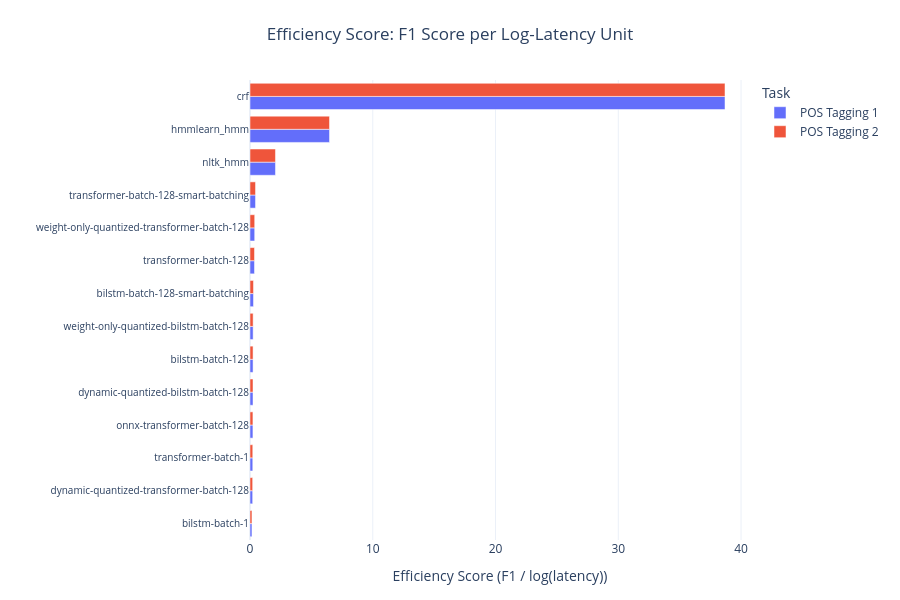

Source (notebook cell):
### Code cell
combined_results["efficiency"] = combined_results["macro_f1"] / np.log1p(
    combined_results["p50_latency_ms"]
)

efficiency_sorted = combined_results.sort_values("efficiency", ascending=True)

fig_efficiency = px.bar(
    efficiency_sorted,
    y="name",
    x="efficiency",
    color="task",
    barmode="group",
    title="Efficiency Score: F1 Score per Log-Latency Unit ",
    labels={"efficiency": "Efficiency Score", "name": "Model"},
    template="plotly_white",
    height=600,
    orientation="h",
)

fig_efficiency.update_layout(
    xaxis_title="Efficiency Score (F1 / log(latency))",
    yaxis_title="",
    title_x=0.5,
    legend=dict(
        orientation="v", yanchor="top", y=1, xanchor="left", x=1.02, title="Task"
    ),
    margin=dict(l=250, r=150, t=80, b=60),
)

fig_efficiency.update_yaxes(tickfont=dict(size=10))

fig_efficiency.show()

### Figure 1 — Plotly figure (JSON) as saved in the notebook; plotly's stock layout.template omitted (floating-point values rounded to 4 significant figures)
{"data": [{"alignmentgroup": "True", "hovertemplate": "task=POS Tagging 1<br>Efficiency Score=%{x}<br>Model=%{y}<extra></extra>", "legendgroup": "POS Tagging 1", "marker": {"color": "#636efa", "pattern": {"shape": ""}}, "name": "POS Tagging 1", "offsetgroup": "POS Tagging 1", "orientation": "h", "showlegend": true, "textposition": "auto", "type": "bar", "x": [0.1587, 0.2171, 0.2262, 0.2389, 0.2469, 0.2495, 0.2551, 0.2831, 0.3664, 0.3826, 0.4508, 2.074, 6.476, 38.69], "xaxis": "x", "y": ["bilstm-batch-1", "dynamic-quantized-transformer-batch-128", "transformer-batch-1", "onnx-transformer-batch-128", "dynamic-quantized-bilstm-batch-128", "bilstm-batch-128", "weight-only-quantized-bilstm-batch-128", "bilstm-batch-128-smart-batching", "transformer-batch-128", "weight-only-quantized-transformer-batch-128", "transformer-batch-128-smart-batching", "nltk_hmm", "hmmlearn_hmm", "crf"], "yaxis": "y"}, {"alignmentgroup": "True", "hovertemplate": "task=POS Tagging 2<br>Efficiency Score=%{x}<br>Model=%{y}<extra></extra>", "legendgroup": "POS Tagging 2", "marker": {"color": "#EF553B", "pattern": {"shape": ""}}, "name": "POS Tagging 2", "offsetgroup": "POS Tagging 2", "orientation": "h", "showlegend": true, "textposition": "auto", "type": "bar", "x": [0.1587, 0.2171, 0.2262, 0.2389, 0.2469, 0.2495, 0.2551, 0.2831, 0.3664, 0.3826, 0.4508, 2.074, 6.476, 38.69], "xaxis": "x", "y": ["bilstm-batch-1", "dynamic-quantized-transformer-batch-128", "transformer-batch-1", "onnx-transformer-batch-128", "dynamic-quantized-bilstm-batch-128", "bilstm-batch-128", "weight-only-quantized-bilstm-batch-128", "bilstm-batch-128-smart-batching", "transformer-batch-128", "weight-only-quantized-transformer-batch-128", "transformer-batch-128-smart-batching", "nltk_hmm", "hmmlearn_hmm", "crf"], "yaxis": "y"}], "layout": {"barmode": "group", "height": 600, "legend": {"orientation": "v", "title": {"text": "Task"}, "tracegroupgap": 0, "x": 1.02, "xanchor": "left", "y": 1, "yanchor": "top"}, "margin": {"b": 60, "l": 250, "r": 150, "t": 80}, "title": {"text": "Efficiency Score: F1 Score per Log-Latency Unit ", "x": 0.5}, "xaxis": {"anchor": "y", "domain": [0, 1], "title": {"text": "Efficiency Score (F1 / log(latency))"}}, "yaxis": {"anchor": "x", "domain": [0, 1], "tickfont": {"size": 10}, "title": {"text": ""}}}}
